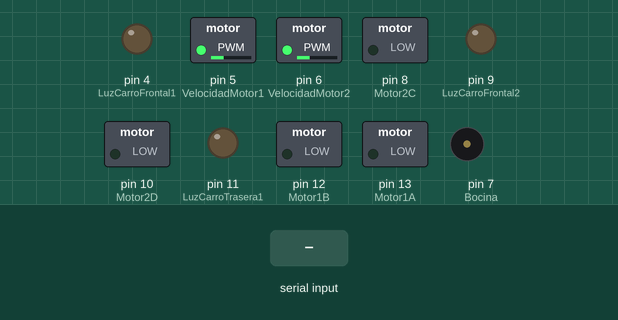
A sketch run on a simulated Arduino Uno, built with avr-gcc and run on an emulated ATmega328P. Parts: switched loads named in the sketch (green lamp = pin HIGH), output pins drawn as LEDs (lit = HIGH), buzzer (waves = sounding, pin HIGH). The test bench sets the inputs (shaded band).

Above: at 1.2 s.
1.3 s: "F" received over the second serial link
At 2.0 s:
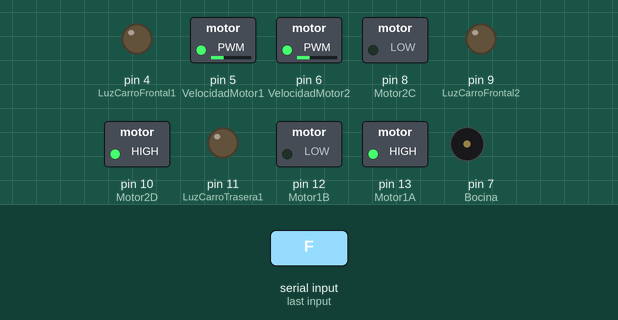
2.8 s: "B" received over the second serial link
At 3.1 s:
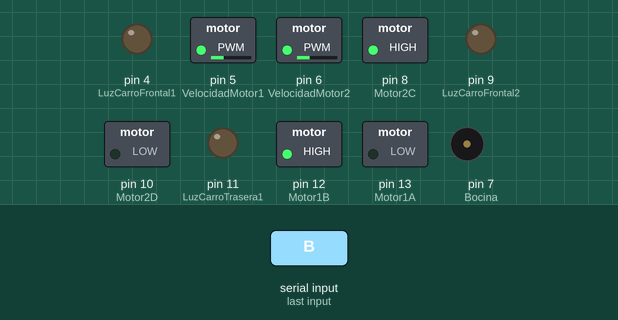
4.3 s: "L" received over the second serial link
At 5.4 s:
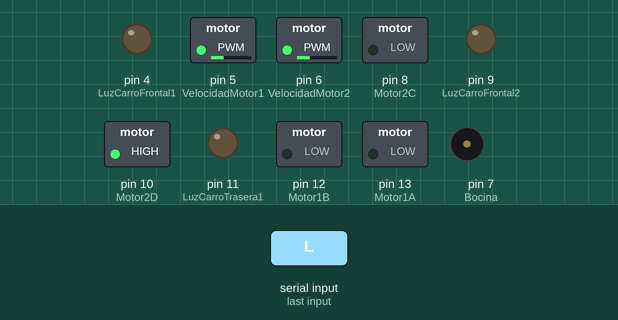
5.8 s: "R" received over the second serial link
At 6.6 s:
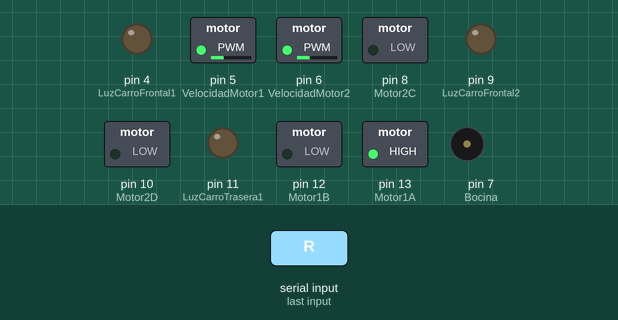
7.3 s: "G" received over the second serial link
At 8.5 s:
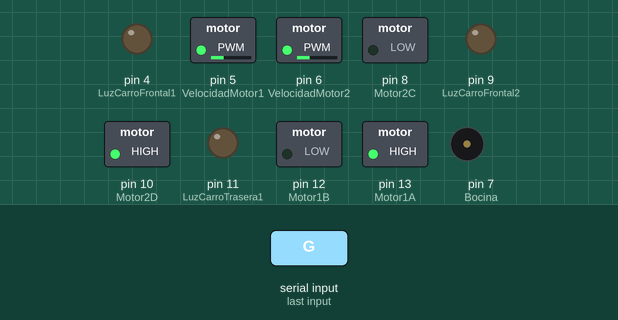
8.8 s: "I" received over the second serial link
At 9.6 s:
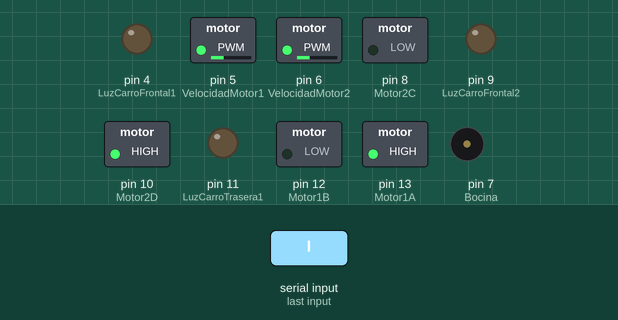
Timing chart, 0 to 11.3 s (numbered marks = the images above; inputs shaded):
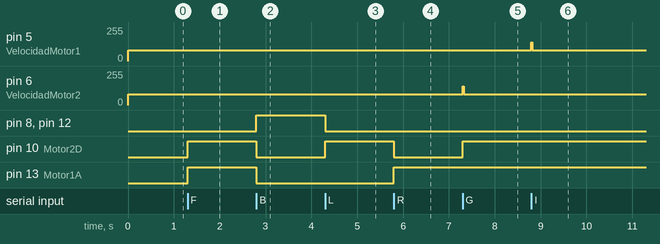

Measured:
- after the input at 1.3 s, pin 10 (Motor2D), pin 13 (Motor1A): LOW → HIGH at once
- after the input at 2.8 s, pin 8 (Motor2C), pin 12 (Motor1B): LOW → HIGH at once; pin 10 (Motor2D), pin 13 (Motor1A): HIGH → LOW at once
- after the input at 4.3 s, pin 8 (Motor2C), pin 12 (Motor1B): HIGH → LOW at once; pin 10 (Motor2D): LOW → HIGH at once
- after the input at 5.8 s, pin 10 (Motor2D): HIGH → LOW at once; pin 13 (Motor1A): LOW → HIGH at once
- after the input at 7.3 s, pin 6 (VelocidadMotor2): 80/255 → 140/255 at once, → 80/255 0.02 s later; pin 10 (Motor2D): LOW → HIGH at once
- after the input at 8.8 s, pin 5 (VelocidadMotor1): 80/255 → 140/255 at once, → 80/255 0.02 s later

The sketch:

coche_bluetooth.ino
```cpp
// Incluimos libreria
#include <SoftwareSerial.h>

// Instanciamos objeto SoftwareSerial para controlar el bluetooth
SoftwareSerial hc06(2,3);

// Definición pines EnA y EnB para el control de la velocidad
int VelocidadMotor1 = 5;
int VelocidadMotor2 = 6;

// Definición de los pines de control de giro de los motores In1, In2, In3 e In4
int Motor1A = 13;
int Motor1B = 12;
int Motor2C = 8;
int Motor2D = 10;

// Definición de los pines de las luces y de la bocina
int LuzCarroFrontal1 = 4;
int LuzCarroFrontal2 = 9;
int LuzCarroTrasera1  = 11;
int Bocina = 7;

// Definición de la velocidad inicial de los motores
int speedMotor = 80;

// Variable para capturar el comando que llega desde la app
String cmd="";

void setup(){
  // Serial Monitor
  Serial.begin(9600);

  // Bluetooth Serial Port
  hc06.begin(9600);

  // Modo de pines de las luces
  pinMode(LuzCarroFrontal1,OUTPUT);
  pinMode(LuzCarroFrontal2,OUTPUT);
  pinMode(LuzCarroTrasera1,OUTPUT);

  // Modo del pin de la bocina
  pinMode(Bocina,OUTPUT);

  // Establecemos modo de los pines del control de motores
  pinMode(Motor1A,OUTPUT);
  pinMode(Motor1B,OUTPUT);
  pinMode(Motor2C,OUTPUT);
  pinMode(Motor2D,OUTPUT);
  pinMode(VelocidadMotor1, OUTPUT);
  pinMode(VelocidadMotor2, OUTPUT);

  // Configuramos velocidad de los dos motores
  analogWrite(VelocidadMotor1, speedMotor);
  analogWrite(VelocidadMotor2, speedMotor);
}

void loop(){
  // Leemos los datos recibidos
  while(hc06.available()>0){
    cmd+=(char)hc06.read();
  }

  // Programamos cada una de las acciones a realizar según el comando recibido
  if(cmd!=""){
    cmd = cmd[0];
    if(cmd == "S"){
      stopCar();
    }else
    if(cmd == "F"){
      moveForwardCar();
    }else
    if(cmd == "B"){
      moveBackwardsCar();
    }else
    if(cmd == "L"){
      turnLeftCar();
    }else
    if(cmd == "R"){
      turnRightCar();
    }
    if(cmd == "G"){
      moveForwardLeft();
    }else
    if(cmd == "I"){
      moveForwardRight();
    }else
    if(cmd == "H"){
      moveBackwardsLeft();
    }else
    if(cmd == "J"){
      moveBackwardsRight();
    }else
    if(cmd == "W"){
      digitalWrite(LuzCarroFrontal1, HIGH);
      digitalWrite(LuzCarroFrontal2, HIGH);
    }else
    if(cmd == "w"){
      digitalWrite(LuzCarroFrontal1, LOW);
      digitalWrite(LuzCarroFrontal2, LOW);
    }else
    if(cmd == "U"){
      digitalWrite(LuzCarroTrasera1, HIGH);
    }else
    if(cmd == "u"){
      digitalWrite(LuzCarroTrasera1, LOW);
    }else
    if(cmd == "X"){
      digitalWrite(LuzCarroTrasera1, HIGH);
      digitalWrite(LuzCarroFrontal1, HIGH);
      digitalWrite(LuzCarroFrontal2, HIGH);
    }else
    if(cmd == "x"){
      digitalWrite(LuzCarroTrasera1, LOW);
      digitalWrite(LuzCarroFrontal1, LOW);
      digitalWrite(LuzCarroFrontal2, LOW);
    }else
    if(cmd == "V"){
      digitalWrite(Bocina, HIGH);
    }else
    if(cmd == "v"){
      digitalWrite(Bocina, LOW);
    }else
    if(cmd == "0"){
      speedMotor = 80;
      analogWrite(VelocidadMotor1, speedMotor);
      analogWrite(VelocidadMotor2, speedMotor);
    }else
    if(cmd == "1"){
      speedMotor = 90;
      analogWrite(VelocidadMotor1, speedMotor);
      analogWrite(VelocidadMotor2, speedMotor);
    }else
    if(cmd == "2"){
      speedMotor = 100;
      analogWrite(VelocidadMotor1, speedMotor);
      analogWrite(VelocidadMotor2, speedMotor);
    }else
    if(cmd == "3"){
      speedMotor = 110;
      analogWrite(VelocidadMotor1, speedMotor);
      analogWrite(VelocidadMotor2, speedMotor);
    }else
    if(cmd == "4"){
      speedMotor = 120;
      analogWrite(VelocidadMotor1, speedMotor);
      analogWrite(VelocidadMotor2, speedMotor);
    }else
    if(cmd == "5"){
      speedMotor = 130;
      analogWrite(VelocidadMotor1, speedMotor);
      analogWrite(VelocidadMotor2, speedMotor);
    }else
    if(cmd == "6"){
      speedMotor = 140;
      analogWrite(VelocidadMotor1, speedMotor);
      analogWrite(VelocidadMotor2, speedMotor);
    }else
    if(cmd == "7"){
      speedMotor = 150;
      analogWrite(VelocidadMotor1, speedMotor);
      analogWrite(VelocidadMotor2, speedMotor);
    }else
    if(cmd == "8"){
      speedMotor = 160;
      analogWrite(VelocidadMotor1, speedMotor);
      analogWrite(VelocidadMotor2, speedMotor);
    }else
    if(cmd == "9"){
      speedMotor = 170;
      analogWrite(VelocidadMotor1, speedMotor);
      analogWrite(VelocidadMotor2, speedMotor);
    }else
    if(cmd == "q"){
      speedMotor = 180;
      analogWrite(VelocidadMotor1, speedMotor);
      analogWrite(VelocidadMotor2, speedMotor);
    }

    // Damos la orden como ejecutada y esperamos la siguiente
    cmd="";
  }
}

void stopCar(){
  // Paramos el carrito
  digitalWrite(Motor1A, LOW);
  digitalWrite(Motor1B, LOW);
  digitalWrite(Motor2C, LOW);
  digitalWrite(Motor2D, LOW);
}

void turnRightCar(){
  // Configuramos sentido de giro para girar a la derecha
  digitalWrite(Motor1A, HIGH);
  digitalWrite(Motor1B, LOW);
  digitalWrite(Motor2C, LOW);
  digitalWrite(Motor2D, LOW);
}

void turnLeftCar(){
  // Configuramos sentido de giro para girar a la izquierda
  digitalWrite(Motor1A, LOW);
  digitalWrite(Motor1B, LOW);
  digitalWrite(Motor2C, LOW);
  digitalWrite(Motor2D , HIGH);
}

void moveForwardCar(){
  // Configuramos sentido de giro para avanzar
  digitalWrite(Motor1A, HIGH);
  digitalWrite(Motor1B, LOW);
  digitalWrite(Motor2C, LOW);
  digitalWrite(Motor2D, HIGH);
}

void moveBackwardsCar(){
  // Configuramos sentido de giro para retroceder
  digitalWrite(Motor1A, LOW);
  digitalWrite(Motor1B, HIGH);
  digitalWrite(Motor2C, HIGH);
  digitalWrite(Motor2D, LOW);
}

void moveForwardLeft(){
  // Giramos a la izquierda mientras avanza
  analogWrite(VelocidadMotor2, speedMotor + 60);

  digitalWrite(Motor1A, HIGH);
  digitalWrite(Motor1B, LOW);
  digitalWrite(Motor2C, LOW);
  digitalWrite(Motor2D, HIGH);

  delay(20);
  analogWrite(VelocidadMotor2, speedMotor);
}

void moveForwardRight(){
  // Giramos a la derecha mientras avanza
  analogWrite(VelocidadMotor1, speedMotor + 60);

  digitalWrite(Motor1A, HIGH);
  digitalWrite(Motor1B, LOW);
  digitalWrite(Motor2C, LOW);
  digitalWrite(Motor2D, HIGH);

  delay(20);
  analogWrite(VelocidadMotor1, speedMotor);
}

void moveBackwardsLeft(){
  // Giramos a la izquierda mientras retrocede
  analogWrite(VelocidadMotor2, speedMotor + 60);

  digitalWrite(Motor1A, LOW);
  digitalWrite(Motor1B, HIGH);
  digitalWrite(Motor2C, HIGH);
  digitalWrite(Motor2D, LOW);

  delay(20);
  analogWrite(VelocidadMotor2, speedMotor);
}

void moveBackwardsRight(){
  // Giramos a la derecha mientras retrocede
  analogWrite(VelocidadMotor1, speedMotor + 60);

  digitalWrite(Motor1A, LOW);
  digitalWrite(Motor1B, HIGH);
  digitalWrite(Motor2C, HIGH);
  digitalWrite(Motor2D, LOW);

  delay(20);
  analogWrite(VelocidadMotor1, speedMotor);
}
```
